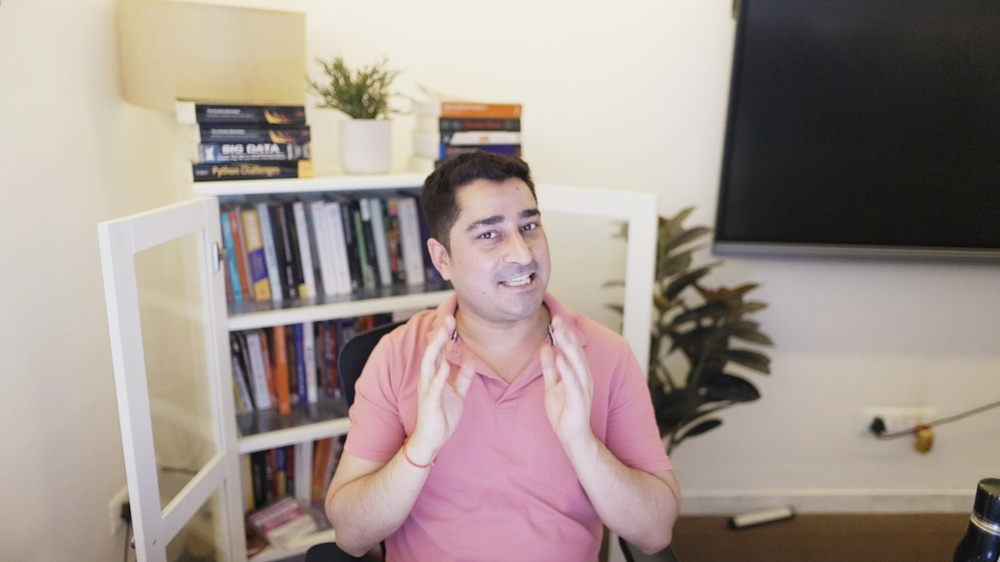
#> input picture 1st_Feb (Stats)/WIN_20241129_16_48_18_Pro.jpg, 1000 x 562 px, shrunk from 1920 x 1080 before the run
$ jupyter execute 1st_feb_live.ipynb
#> lines starting #> are read from the running program, lines starting #| are printed output that depends on the picture
[cell 1]
import numpy as np

[cell 2]
a = np.array([2,3])
b = np.array([1,4])

[cell 3]
a*4

[cell 4]
a+4

[cell 5]
a

[cell 6]
b

[cell 7]
a+b

[cell 8]
np.cross(a,b)

[cell 9]
a

[cell 10]
np.linalg.norm(a) # magnetiude

[cell 11]
a

[cell 12]
b

[cell 13]
A = np.array([[1,2],[3,4]])

[cell 14]
A

[cell 15]
B = np.array([[5,6],[7,8]])

[cell 16]
A+B

[cell 17]
A

[cell 18]
4*A

[cell 19]
A

[cell 20]
A.T

[cell 21]
np.linalg.det(A)

[cell 22]
np.linalg.inv(A)

[cell 23]
np.matmul(A,B)

[cell 24]
np.trace(A)

[cell 25]
np.linalg.matrix_rank(A)

[cell 26]
a  = np.array([[4,-2] , [1,1]])

[cell 27]
np.linalg.eig(a)

[cell 28]
A = np.array([[0,1,1,0],[1,0,1,1],[1,1,0,1],[0,1,1,0]])

[cell 29]
A

[cell 30]
np.linalg.eig(A)

[cell 31]
import cv2

[cell 32]
image = cv2.imread('WIN_20241129_16_48_18_Pro.jpg',cv2.IMREAD_GRAYSCALE)
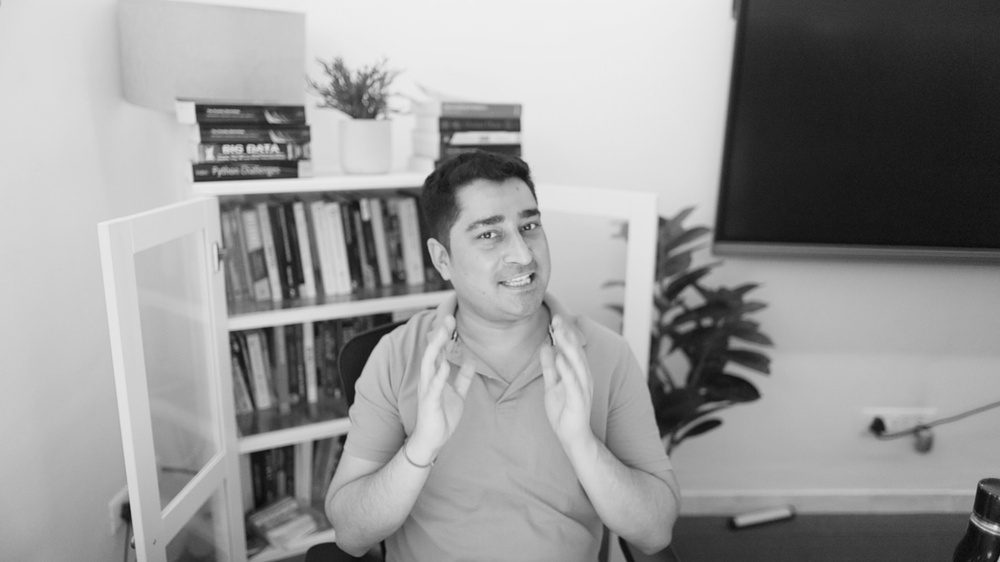
#> image: shape (562, 1000); min 10, max 240, mean 151.6

[cell 33]
u ,s ,vt = np.linalg.svd(image)
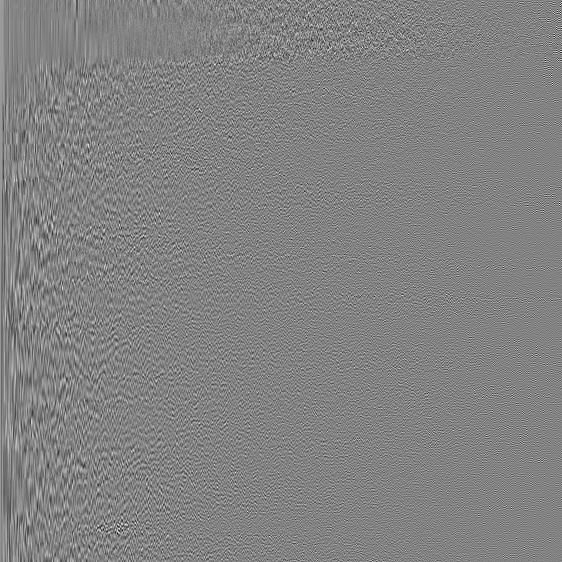
#> u: shape (562, 562) float64; min -0.262, max 0.25, mean 6.97e-05; drawn with min black and max white
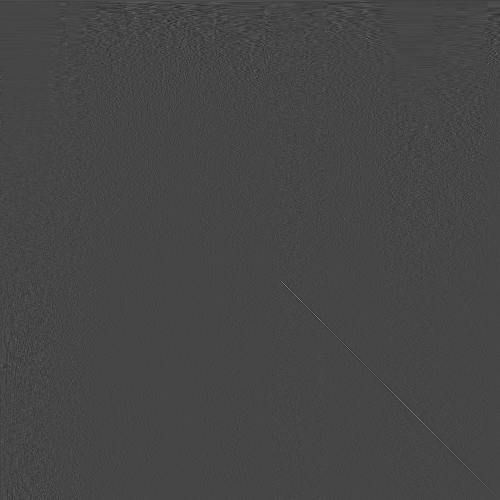
#> vt: shape (1000, 1000) float64 (shown at 1/2 size); min -0.256, max 0.674, mean 2.47e-05; drawn with min black and max white
#> s = 562 values, max 118312.1 at index 0, min 3.71 at index 561, mean 555.1

[cell 34]
len(u)
#> Out = 562

[cell 35]
compressed_image = np.dot(u[:, :70] ,np.dot(np.diag(s[:70]), vt[:70,:]))
